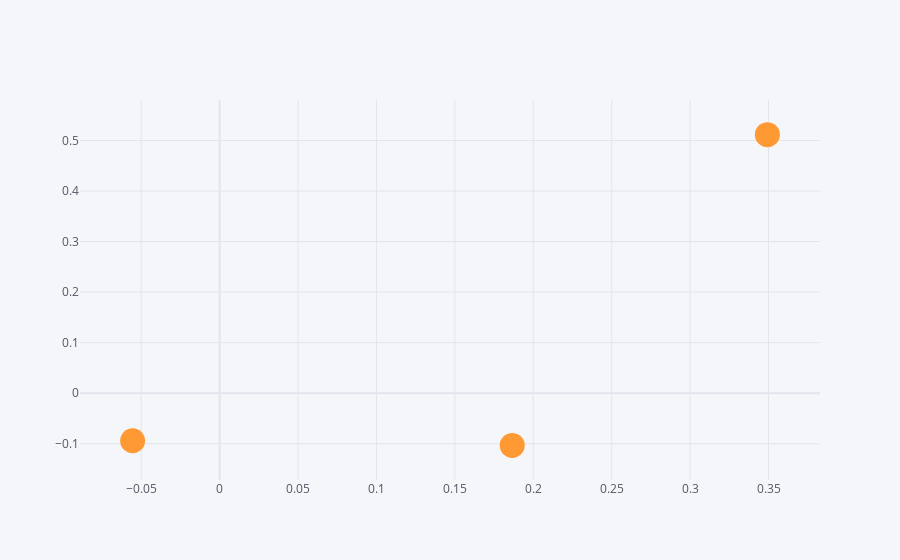

Notebook code for this chart:
### Code cell
df.iplot(x='a',y='b',mode='markers',size=25)

### Figure 1 — Plotly figure (JSON) as saved in the notebook; plotly's stock layout.template omitted (floating-point values rounded to 4 significant figures)
{"data": [{"line": {"color": "rgba(255, 153, 51, 1.0)", "dash": "solid", "shape": "linear", "width": 1.3}, "marker": {"size": 25, "symbol": "circle"}, "mode": "markers", "name": "b", "text": "", "type": "scatter", "x": [0.3493, -0.05547, 0.1866], "y": [0.5116, -0.0941, -0.1033]}], "layout": {"legend": {"bgcolor": "#F5F6F9", "font": {"color": "#4D5663"}}, "paper_bgcolor": "#F5F6F9", "plot_bgcolor": "#F5F6F9", "title": {"font": {"color": "#4D5663"}}, "xaxis": {"gridcolor": "#E1E5ED", "showgrid": true, "tickfont": {"color": "#4D5663"}, "title": {"font": {"color": "#4D5663"}, "text": ""}, "zerolinecolor": "#E1E5ED"}, "yaxis": {"gridcolor": "#E1E5ED", "showgrid": true, "tickfont": {"color": "#4D5663"}, "title": {"font": {"color": "#4D5663"}, "text": ""}, "zerolinecolor": "#E1E5ED"}}}
